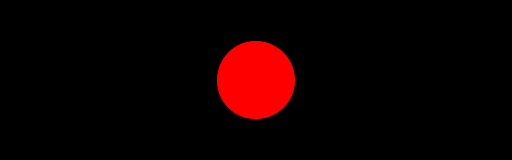
Frame 1 (no input)
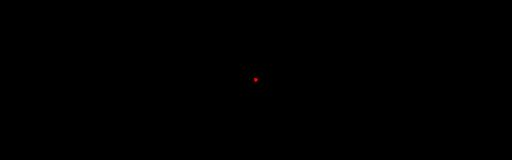
Frame 60 (the mouse pressed at the canvas centre just before this capture)
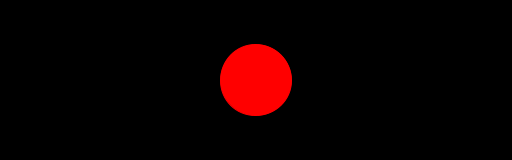
Frame 120 (the mouse held since frame 60 and released just before this capture)

The Processing sketch that drew these frames (run headless with seeded random() and noise(); from frame 60 on, the mouse is pressed at the canvas centre):

// Processing sketch: processing_51437
// ── processing_51437.pde

/* This is a template for bus-tops contest on OpenProcessing.org. 
*  Bus-Tops (http://bus-tops.com) is a public art project 
*  in London where we have placed 30 monochromatic red LED screens
*  on the roofs of bus shelters across the city. Sketches from 
*  OpenProcessing Collections will be selected to be exhibited
*  on these screens.
*  For contest information and example sketches and submission:
*  http://www.openprocessing.org/collections/?collectionID=1337
*/


public void setup() {
  //do not change, this is fixed for LED screens.
  size(512, 160);  
  //do not change, this is the refresh rate of LEDs.
  frameRate(8);    
}

void draw() {
  background(0); //keep background black (LEDs are brightness based)
  stroke(255,0,0); //LEDs are on the scale of red
  fill(255,0,0);   //LEDs are on the scale of red
  
  //----DO WHATEVER YOU LIKE BELOW-----
  //(do not make it interactive, since people won't be able to use mouse/keyboard on a bus stop----
  
    float rand = random(100); //example
    ellipse(width/2, height/2, 80*sin(rand), 80*sin(rand)); //example
    
  
 
 
 
 
}               
